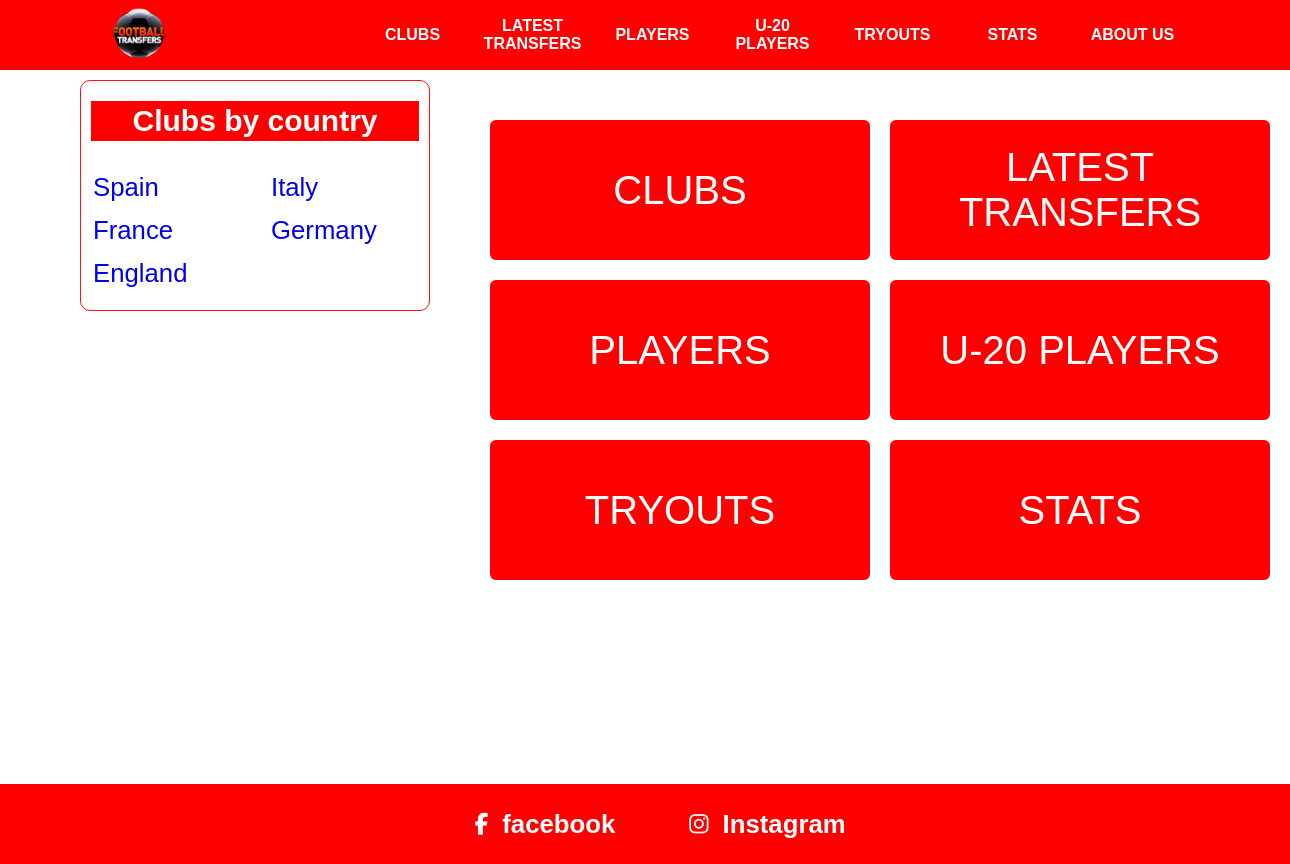
The page / on the database its author committed.
### main/models.py (models this page shows, shortened)
class Country(models.Model):
    name = models.CharField(max_length=100)

### main/views.py (the view)
# urls.py: path('', HomeView.as_view(), name='home'),
class HomeView(views.View):
    def get(self, request):
        return render(request, 'index.html')

### main/context_processors.py (called while the page is built)
def get_countries(request):
    countries = Country.objects.annotate(count_amount=Count('club')).order_by('-count_amount')
    left_countries = []
    right_countries = []
    for i, country in enumerate(countries, start=1):
        if country.club_set.count() == 0:
            break
        if i % 2 == 1:
            left_countries.append(country)
        else:
            right_countries.append(country)
    context = {
        'countries_left': left_countries,
        'countries_right': right_countries,
    }
    return (context)

### templates/index.html
{% extends 'base.html' %}
{% block content %}
      <div class="latest-transfers">
        <div class="countries">
          <a href="{% url 'clubs' %}"> CLUBS </a>
          <a href="{% url 'latest-transfer' %}"> LATEST TRANSFERS </a>
          <a href="{% url 'players' %}"> PLAYERS </a>
          <a href="{% url 'player_u20' %}"> U-20 PLAYERS </a>
          <a href="{% url 'tryouts'%}"> TRYOUTS </a>
          <a href=""> STATS </a>
        </div>
      </div>
{% endblock %}

### templates/base.html (shortened to what this page needs)
<!DOCTYPE html>
{% load static %}
<html>
  <head>
    <link rel="stylesheet" type="text/css" media="screen" href="{% static 'css/main.css' %}" />
    <link
      rel="stylesheet"
      href="{% static 'https://cdnjs.cloudflare.com/ajax/libs/font-awesome/6.1.1/css/all.min.css' %}"
    />
  </head>
  <body>
    <div class="container">
      <div class="navbar">
        <div class="icon">
          <a href="/">
            <img src="{%static 'img/12252568_173-removebg-preview.png' %}" alt="" />
          </a>
        </div>
        <div class="links">
          <div><a href="{% url 'clubs' %}">CLUBS</a></div>
          <div><a href="{% url 'latest-transfer' %}">LATEST TRANSFERS</a></div>
          <div><a href="{% url 'players' %}">PLAYERS</a></div>
          <div><a href="{% url 'player_u20' %}">U-20 PLAYERS</a></div>
          <div><a href="{% url 'tryouts' %}">TRYOUTS</a></div>
          <div><a href="./stats.html">STATS</a></div>
          <div><a href="{% url 'about' %}">ABOUT US</a></div>
        </div>
      </div>
      <div class="country-clubs">
        <h2 id="title">Clubs by country</h2>
        <div class="country">
          <div>
             {% for country in countries_left %}
                    <h3><a href="{% url 'clubs' %}?country={{country.name}}">{{ country.name }}</a> <br /></h3>
             {% endfor %}
          </div>
          <div>
              {% for country in countries_right %}
                    <h3><a href="{% url 'clubs' %}?country={{country.name}}">{{ country.name }}</a> <br /></h3>
              {% endfor %}
          </div>
        </div>
      </div>
        {% block content %} {%endblock%}
      <div class="footer" style="margin-top: 200px;">
        <a href="https://www.facebook.com/topfootballtransfers/">
          <div>
            <i class="fa-brands fa-facebook-f"></i> &nbsp;
              <h3>facebook</h3>
          </div>
        </a>
        <a href="https://www.instagram.com/topfootballtransfers/">
          <div>
            <i class="fa-brands fa-instagram"></i> &nbsp;
            <h3>Instagram</h3>
          </div>
        </a>
      </div>
    </div>
  </body>
</html>

### static/css/main.css (style rules this page uses)
* { margin: 0; padding: 0; box-sizing: border-box; }
.container { width: 100% !important; display: inline-block; font-family: sans-serif; }
.container .navbar { width: 100%; background-color: red; display: flex; align-items: center; justify-content: space-around; position: fixed; z-index: 99; height: 70px !important; }
.container .navbar .icon { width: 100px; overflow: hidden; }
.container .navbar .icon img { width: 130%; margin-left: -14%; }
.container .navbar .links { z-index: 999; display: flex; }
.container .navbar .links div { width: 100px; text-align: center; display: flex; align-items: center; margin-right: 20px; }
.container .navbar .links div a { color: white; font-weight: 700; text-decoration: none; width: 100px !important; height: 45px; display: flex; align-items: center; justify-content: center; }
.container .countries { display: inline-block; width: 100%; display: flex; flex-wrap: wrap; gap: 20px; justify-content: center; }
.container .countries a { color: white; text-decoration: none; width: 380px; height: 140px; background-color: red; border-radius: 6px; font-size: 40px; display: flex; justify-content: center; align-items: center; text-align: center; transition: all 0.3s ease; }
.country-clubs { width: 350px; border: 1px solid rgb(255, 16, 16); border-radius: 10px; position: fixed; top: 80px; left: 80px; padding: 10px 10px; padding-bottom: 10px; }
.country-clubs h2 { margin: 10px 0px; transition: all 0.3s ease; }
.country-clubs #title { font-size: 30px; background-color: red; color: white; text-align: center; line-height: 40px; }
.country-clubs .country { width: 100%; display: flex; flex-wrap: wrap; justify-content: space-between; font-size: 22px; margin-top: 20px; }
.country-clubs .country div { width: 150px; height: 100%; }
.country-clubs .country h3 { font-weight: 100 !important; margin: 10px 0px !important; width: 100%; padding: 2px 2px; transition: all 0.3s ease; }
.country-clubs .country h3 a { text-decoration: none; margin-top: 20px !important; }
.latest-transfers { display: inline-block; width: 800px; margin-left: 480px; margin-top: 120px !important; }
.latest-transfers { display: inline-block; width: 800px; margin-left: 480px; margin-top: 220px; overflow: hidden; }
.footer { width: 100%; background-color: red; height: 80px; display: flex; align-items: center; justify-content: center; font-size: 22px; padding-left: 80px; }
.footer a { margin-right: 50px; color: white; text-decoration: none; word-spacing: 8px; padding: 4px 12px; border-radius: 5px; transition: all 0.3s ease; }
.footer a div { display: flex; align-items: center; }

### rows shown on the page
Country: name "Spain"
Country: name "France"
Country: name "England"
Country: name "Italy"
Country: name "Germany"
